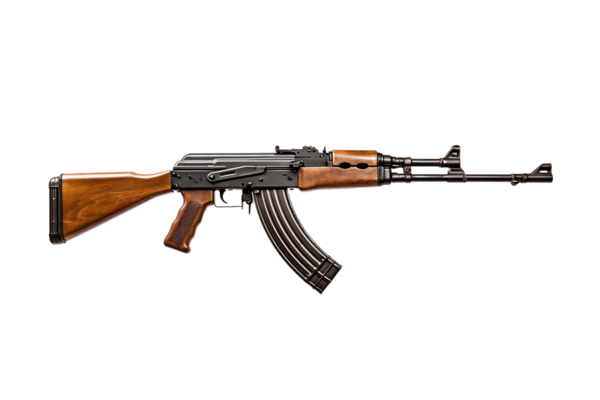
#> input picture ASSETS/ak_47.webp, 600 x 400 px
$ python -i image_to_led.py   (imports and definitions only)
#> lines starting #> are read from the running program, lines starting #| are printed output that depends on the picture
# image_to_led.py
from PIL import Image, ImageOps
from pixel_cli_ui_v4 import send_set_pixel, send_show  # uses your existing protocol fns

# [12 lines left out: function _map_xy_to_index, not called in this run]

def load_image_as_16x16_rgb(image_path: str,
                            target_w: int = 16,
                            target_h: int = 16,
                            mode: str = "fit",
                            background=(0, 0, 0)):
    """
    Works for PNG/JPEG/etc. Handles EXIF orientation and alpha, returns list[(R,G,B)].
    mode: 'fit' (letterbox), 'fill' (cover+crop), or 'stretch' (distort).
    """
#> called with image_path = '../ASSETS/ak_47.webp', target_w = 16, target_h = 16, mode = 'fit', background = (0, 0, 0)
    im = Image.open(image_path)
#> im is the input picture: PIL image 600x400 RGBA; mean R, G, B, A 32.7, 26.7, 25, 23.4
    im = ImageOps.exif_transpose(im)          # fix camera rotation
    im = im.convert("RGBA")                   # unify (alpha-friendly)

    if mode == "fit":
        canvas = Image.new("RGBA", (target_w, target_h), (*background, 255))
        im.thumbnail((target_w, target_h), Image.LANCZOS)
        x = (target_w - im.width) // 2
#> x = 0
        y = (target_h - im.height) // 2
#> y = 2
        canvas.paste(im, (x, y), im)
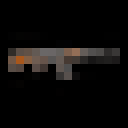
#> canvas: PIL image 16x16 RGBA (shown 8 times larger); mean R, G, B, A 7, 5.1, 3.9, 248.7; transparent parts drawn white
        out = canvas
    elif mode == "fill":
        sw, sh = im.size
        scale = max(target_w / sw, target_h / sh)
        im2 = im.resize((max(1, int(round(sw * scale))),
                         max(1, int(round(sh * scale)))), Image.LANCZOS)
        left = (im2.width - target_w) // 2
        top  = (im2.height - target_h) // 2
        out = im2.crop((left, top, left + target_w, top + target_h))
    elif mode == "stretch":
        out = im.resize((target_w, target_h), Image.BILINEAR)
    else:
        raise ValueError("mode must be 'fit', 'fill', or 'stretch'")

    rgb = Image.new("RGB", out.size, background)
#> rgb: PIL image 16x16 RGB; every value is 0
    rgb.paste(out, mask=out.split()[-1])  # alpha composite
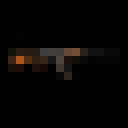
#> rgb: PIL image 16x16 RGB (shown 8 times larger); mean R, G, B 5.9, 4.3, 3.2
    return list(rgb.getdata())

# [30 lines left out: function push_image_to_leds, not called in this run]

>>> result = load_image_as_16x16_rgb('../ASSETS/ak_47.webp')
#> result = 256 items, first 6: (0, 0, 0), (0, 0, 0), (0, 0, 0), (0, 0, 0), (0, 0, 0), (0, 0, 0)

$ run again, on ASSETS/H.png
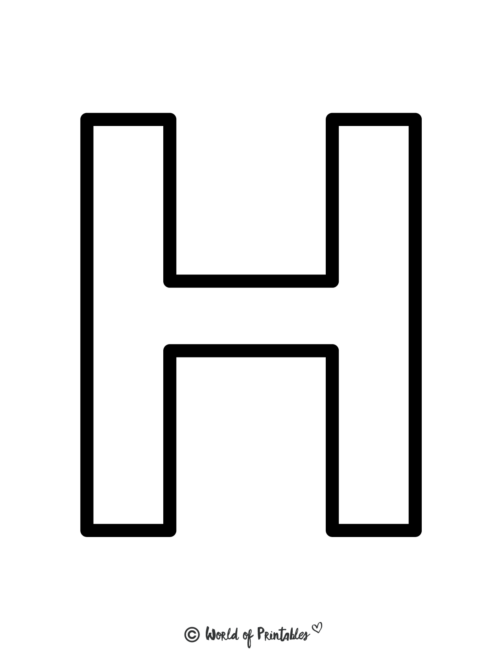
#> input picture ASSETS/H.png, 502 x 650 px
#> in load_image_as_16x16_rgb, im is the input picture: PIL image 502x650 RGBA; mean R, G, B, A 232.5, 232.5, 232.5, 255
#> in load_image_as_16x16_rgb, `canvas.paste(im, (x, y), im)`:
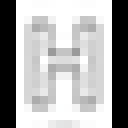
#> canvas: PIL image 16x16 RGBA (shown 8 times larger); mean R, G, B, A 172.7, 172.7, 172.7, 255
#> result = 256 items, first 6: (0, 0, 0), (0, 0, 0), (255, 255, 255), (255, 255, 255), (253, 253, 253), (253, 253, 253)
